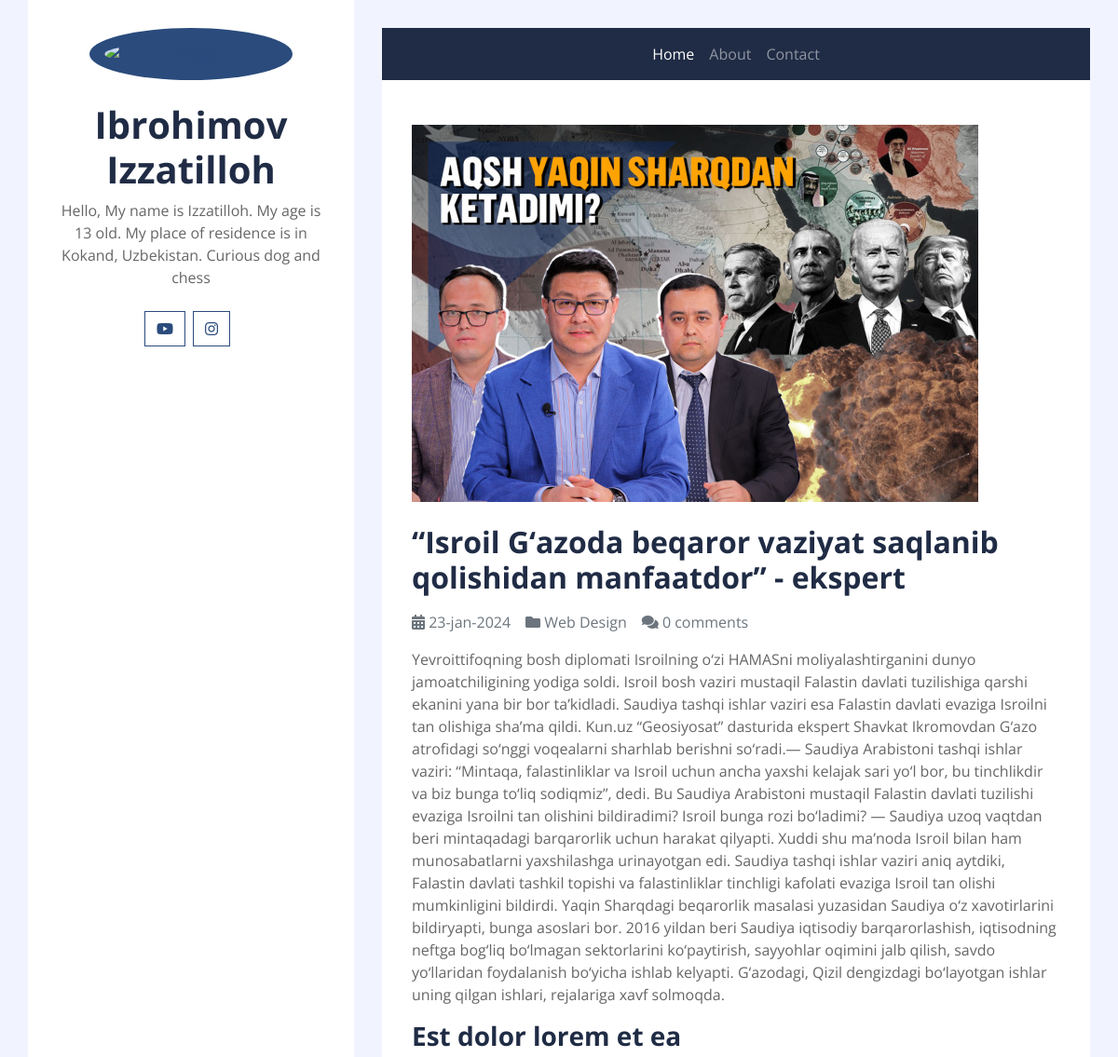
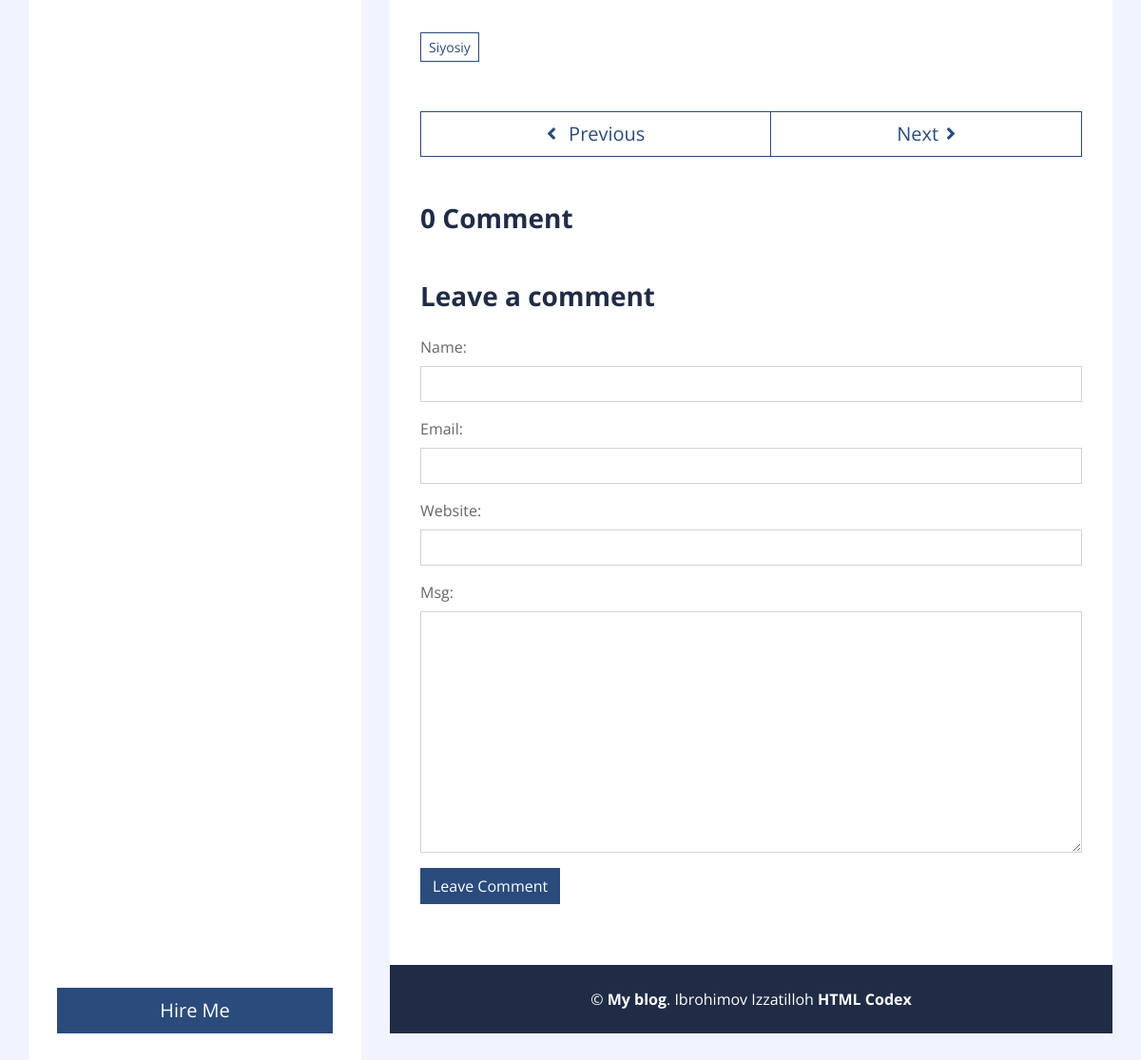
/detail/4/, run on the app's committed database (2 pictures, top to bottom).
### postapp/models.py (models this page shows, shortened)
class Post(models.Model):
    title = models.CharField(max_length=200)
    body = models.TextField()
    tags = models.ManyToManyField('Tag', related_name='tags', blank=True, null=True)
    image = models.FileField(upload_to='post_image')
    created_on = models.DateTimeField(auto_now_add=True)
    class Meta:
        app_label='postapp'
        ordering = ['-created_on']

class Tag(models.Model):
    name = models.CharField(max_length=100)
    created_on = models.DateTimeField(auto_now_add=True)
    def __str__(self):
        return (self.name)

### postapp/views.py (the view, shortened to what this page needs)
# urls.py: path('detail/<int:pk>/', views.getPost, name='post_detail'),
def getPost(request, pk):
    template_name = 'postapp/detail.html'
    post = Post.objects.get(pk=pk)
    comments = post.comments.all()
    tags = post.tags.all()
    print(tags)
    comment_form = CommentForm()
    context={"post":post, "comment_form":comment_form, "comments":comments, "tags":tags}
    return render(request=request, template_name=template_name , context=context)

### postapp/forms.py
class CommentForm(forms.ModelForm):
    class Meta:
        model = Comments
        fields = ['name', 'email', 'website', 'msg']
    def __init__(self, *args, **kwargs):
        super(CommentForm, self).__init__(*args, **kwargs)
        for name, fields in self.fields.items():
            fields.widget.attrs.update({"class":"form-control"})

### templates/postapp/detail.html (shortened to what this page needs)
{% extends "base.html" %}
{% load static %}
{% block content %}
<div class="container py-5 px-2 bg-white">
    <div class="row px-4">
        <div class="col-12">
            {% if post.image %}
            <img class="img-fluid mb-4" src="{{post.image.url}}" alt="Image">
            {% endif %}
            <h2 class="mb-3 font-weight-bold">{{post.title}}</h2>
            <div class="d-flex">
                <p class="mr-3 text-muted"><i class="fa fa-calendar-alt"></i> {{post.created_on | date:"d-b-Y"}}</p>
                <p class="mr-3 text-muted"><i class="fa fa-folder"></i> Web Design</p>
                <p class="mr-3 text-muted"><i class="fa fa-comments"></i> {{post.comments.count}} comments</p>
            </div>
            <p>{{post.body}}</p>
            <h3 class="mb-3 font-weight-bold">Est dolor lorem et ea</h3>
        </div>
        <div class="col-12 py-4">
            {% for tag in tags %}
            <a href="{% url "post_filter" tag.name %}" class="btn btn-sm btn-outline-primary mb-1">{{tag.name}}</a>
            {% endfor %}
        </div>
        <div class="col-12 py-4">
            <div class="btn-group btn-group-lg w-100">
                <button type="button" class="btn btn-outline-primary"><i class="fa fa-angle-left mr-2"></i> Previous</button>
                <button type="button" class="btn btn-outline-primary">Next<i class="fa fa-angle-right ml-2"></i></button>
            </div>
        </div>
        <div class="col-12 py-4">
            <h3 class="mb-4 font-weight-bold">{{post.comments.count}} Comment</h3>
        </div>
        <div class="col-12">
            <h3 class="mb-4 font-weight-bold">Leave a comment</h3>
            <form method="post">
                {{comment_form.as_p}}
                <div class="form-group">
                    <input type="submit" value="Leave Comment" class="btn btn-primary">
                </div>
            </form>
        </div>
    </div>
</div>
{% endblock content %}

### data on the page
Post: image (picture), title "“Isroil G‘azoda beqaror vaziyat saqlanib qolishidan manfaatdor” - ekspert", created_on "23-jan-2024", comments.count "0", body "Yevroittifoqning bosh diplomati Isroilning o‘zi HAMASni moliyalashtirganini dunyo jamoatchiligining yodiga soldi. Isroil bosh vaziri mustaqil Falastin davlati tuzilishiga qarshi ekanini yana bir bor ta’kidladi. Saudiya tashqi ishlar vaziri esa Falastin davlati evaziga Isroilni tan olishiga sha’ma qildi. Kun.uz “Geosiyosat” dasturida ekspert Shavkat Ikromovdan G‘azo atrofidagi so‘nggi voqealarni sharhlab berishni so‘radi.— Saudiya Arabistoni tashqi ishlar vaziri: “Mintaqa, falastinliklar va Isroil uchun ancha yaxshi kelajak sari yo‘l bor, bu tinchlikdir va biz bunga to‘liq sodiqmiz”, dedi. Bu Saudiya Arabistoni mustaqil Falastin davlati tuzilishi evaziga Isroilni tan olishini bildiradimi?…"
Tag: name "Siyosiy"
